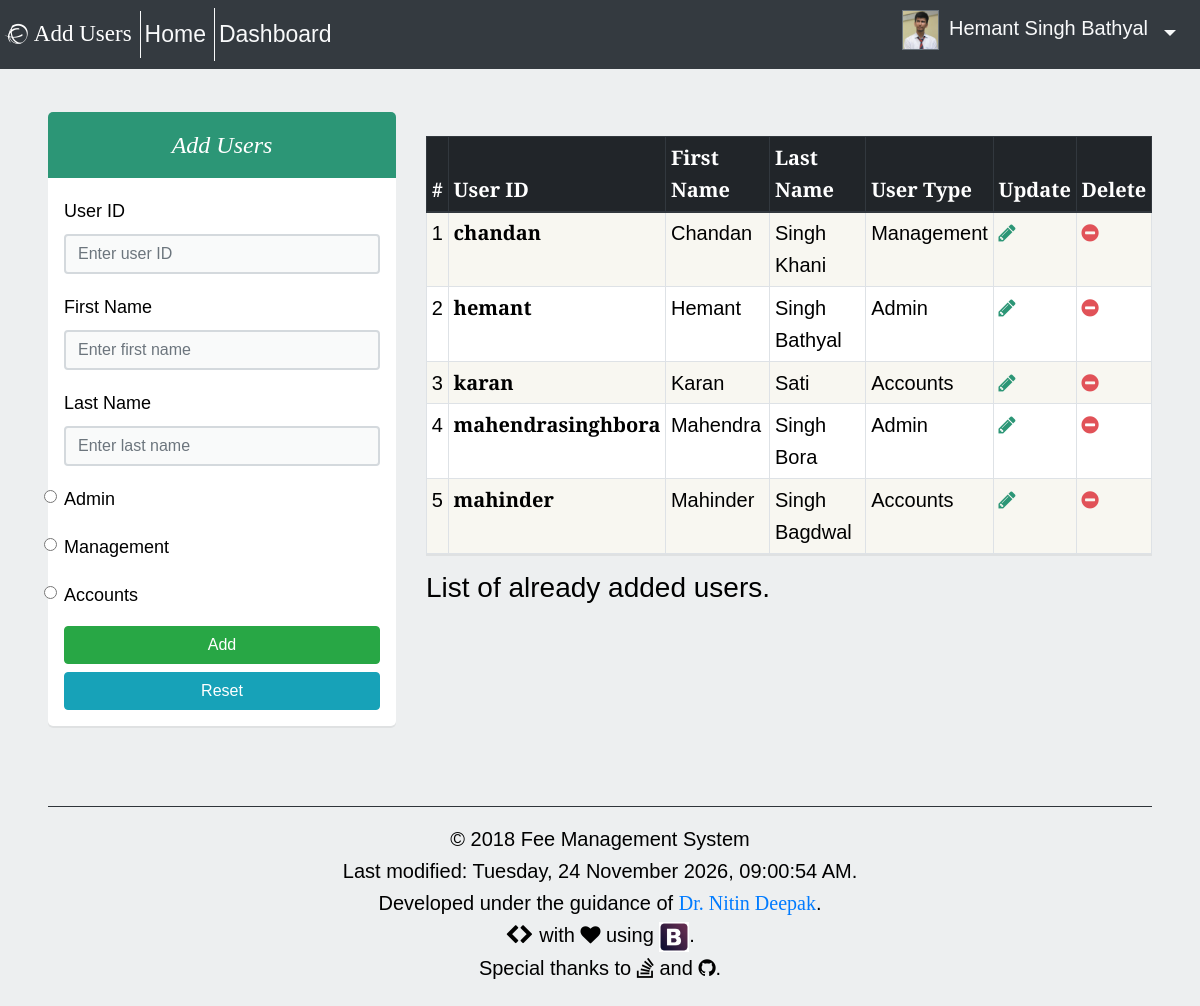
/admin/masters/add_users.php (signed in), run on the app's committed database.
### tables this page shows
CREATE TABLE `user_status` (
  `USER_STATUS_ID` int(11) NOT NULL,
  `USER_TYPE` varchar(20) NOT NULL,
  `STATUS` tinyint(1) NOT NULL
);

CREATE TABLE `users` (
  `USER_ID` varchar(50) NOT NULL,
  `FIRST_NAME` varchar(50) NOT NULL,
  `LAST_NAME` varchar(50) DEFAULT NULL,
  `PASSWORD` varchar(20) NOT NULL,
  `USER_STATUS_ID` int(11) NOT NULL,
  `THUMBNAIL` varchar(150) DEFAULT NULL,
  `DATE_` timestamp NOT NULL DEFAULT CURRENT_TIMESTAMP,
  `STATUS` tinyint(1) NOT NULL
);

### admin/masters/add_users.php (the view, shortened to what this page needs)
<?php session_start();
if (isset($_SESSION['userid']) && ($_SESSION['userstatus'] == 'ADMIN')) {
	require '../../php/db_config.php';
	$result = $con->query("SELECT * FROM users, user_status WHERE users.USER_STATUS_ID = user_status.USER_STATUS_ID;");
?>
<!doctype html>
<html lang="en">
	<head>
		<link rel="stylesheet" href="https://maxcdn.bootstrapcdn.com/bootstrap/4.0.0-beta.2/css/bootstrap.min.css">
		<link rel="stylesheet" href="<?php echo my_site_path; ?>/css/main.css" type="text/css">
		<link rel="stylesheet" href="<?php echo my_site_path; ?>/css/font-awesome/css/font-awesome.min.css">
	</head>
	<body>
		<header>
			<?php require '../../templates/navbar.php'; ?>
		</header>
		<div class="container-fluid px-5">
			<div class="row pt-5">
				<div class="col-lg-4 ml-sm-auto">
					<h3 class="form-banner" style="background-color: #2C9676;">Add Users</h3>
					<form class="form px-3 py-3" action="../php/submit_users.php" method="post">
						<div class="form-group">
							<label for="userID">User ID</label>
							<input type="text" class="form-control" id="userId" name="userId" aria-describedby="userIdHelp" placeholder="Enter user ID" required>
						</div>
						<div class="form-group">
							<label for="firstName">First Name</label>
							<input type="text" class="form-control" id="firstName" name="firstName" placeholder="Enter first name" required>
						</div>
						<div class="form-group">
							<label for="lastName">Last Name</label>
							<input type="text" class="form-control" id="lastName" name="lastName" placeholder="Enter last name">
						</div>
						<?php $resultUserType = $con->query("SELECT * FROM user_status;"); ?>
						<?php while ($rowUserType = $resultUserType->fetch_assoc()) { ?>
							<div class="form-group">
								<label for="userType" class="form-check-label">
									<input class="form-check-input" type="radio" value="<?php echo $rowUserType['USER_STATUS_ID']; ?>" id="userType" name="userType" required>
									<?php echo ucwords(strtolower($rowUserType['USER_TYPE']));?>
								</label>
							</div>
						<?php } ?>
						<button type="submit" class="btn btn-success btn-block">Add</button>
						<button type="reset" class="btn btn-info btn-block">Reset</button>
					</form>
				</div>
				<div class="col-lg-8 d-none d-sm-block ml-sm-auto mt-2">
					<table class="table table-bordered table-striped mt-3 bg-white table-sm">
						<caption class="lead">List of already added users.</caption>
						<thead class="thead-dark">
							<tr>
								<th scope="col">#</th>
								<th scope="col">User ID</th>
								<th scope="col">First Name</th>
								<th scope="col">Last Name</th>
								<th scope="col">User Type</th>
								<th scope="col">Update</th>
								<th scope="col">Delete</th>
							</tr>
						</thead>
						<tbody>
							<?php $i = 1;    ?>
							<?php while ($row = $result->fetch_assoc()){ ?>
								<tr>
									<td><?php echo $i++; ?></td>
									<th scope="row"><?php echo $row['USER_ID']; ?></th>
									<td><?php echo $row['FIRST_NAME']; ?></td>
									<td><?php echo $row['LAST_NAME']; ?></td>
									<td><?php echo ucwords(strtolower($row['USER_TYPE'])); ?></td>
									<td><a href="../php/update_users.php?userId=<?php echo $row['USER_ID']; ?>"><i class="fa fa-pencil" aria-hidden="true"></i></a></td>
									<td><a href="../php/delete_users.php?userId=<?php echo $row['USER_ID']; ?>"><i class="fa fa-minus-circle" aria-hidden="true"></i></a></td>
								</tr>
							<?php } ?>
						</tbody>
					</table>
				</div>
			</div>
			<footer>
				<?php require '../../templates/footer.php'; ?>
			</footer>
 		</div>
	</body>
</html>
<?php } else {
	$_SESSION['intruder'] = 'Hey, hang on there! You gotta sign in first.';
	if ((isset($_SESSION['userid'])) && ($_SESSION['userstatus']) != 'ADMIN') {
		$_SESSION['noAuthority'] = "Hello friend, you don't belong here. Try once you're an admin.";
    }
    header("Location: ../../index.php");
}

### css/main.css (style rules this page uses)
body { background-color: #EDEFF0; padding-top: 4rem; font-family: 'Alegreya Sans', Verdana, Tahoma, sans-serif; font-size: 1.25em; line-height: 1.6; margin: 0; color: #000; font-feature-settings: "kern", "liga"; -moz-font-feature-settings: "kern", "liga"; -moz-font-feature-settings: "kern=1", "liga=1"; -ms-font-feature-settings: "kern", "liga"; -o-font-feature-settings: "kern", "liga"; -webkit-font-feature-settings: "kern", "liga"; }
h3 { font-family: 'Alegreya', Georgia, serif; font-weight: normal; font-style: italic; line-height: 1.2; }
.fa-pencil { color: #2C9676; }
.fa-minus-circle { color: #E15258; }
.form-banner { border-radius: 5px 5px 0 0; text-align: center; font-weight: 500; padding: 20px; color: #fff; font-size: 24px; margin-bottom: 0; line-height: 1.1; }
.form { border-radius: 0 0 5px 5px; box-shadow: 0 2px 0 rgba(0,0,0,0.06); background-color: #fff; }
input[type=text] { border: 2px solid #d4d9dd; color: #40484a; background-color: #f9fafa; }
.form label { font-size: 18px; font-weight: 500; color: #000; }
.form button[type=submit] { font-weight: 500; font-size: 16px; }
.form button[type=reset] { font-weight: 500; font-size: 16px; }
.table-striped tbody tr:nth-of-type(odd) { background-color:rgba(246,244,236,.75); }
.table { box-shadow: 0 2px 0 rgba(0,0,0,0.06); }
.table caption { font-size: 28px; color: #000; }

### data on the page
user_status: USER_TYPE "Admin"
user_status: USER_TYPE "Management"
user_status: USER_TYPE "Accounts"
users: USER_ID "chandan", FIRST_NAME "Chandan", LAST_NAME "Singh Khani", USER_STATUS_ID.USER_TYPE "Management"
users: USER_ID "hemant", FIRST_NAME "Hemant", LAST_NAME "Singh Bathyal", USER_STATUS_ID.USER_TYPE "Admin"
users: USER_ID "karan", FIRST_NAME "Karan", LAST_NAME "Sati", USER_STATUS_ID.USER_TYPE "Accounts"
users: USER_ID "mahendrasinghbora", FIRST_NAME "Mahendra", LAST_NAME "Singh Bora", USER_STATUS_ID.USER_TYPE "Admin"
users: USER_ID "mahinder", FIRST_NAME "Mahinder", LAST_NAME "Singh Bagdwal", USER_STATUS_ID.USER_TYPE "Accounts"

### other printed values
$navBrand "Add Users"
$_SESSION['username'] "Hemant Singh Bathyal"
$lastModified "Tuesday, 24 November 2026, 09:00:54 AM"
